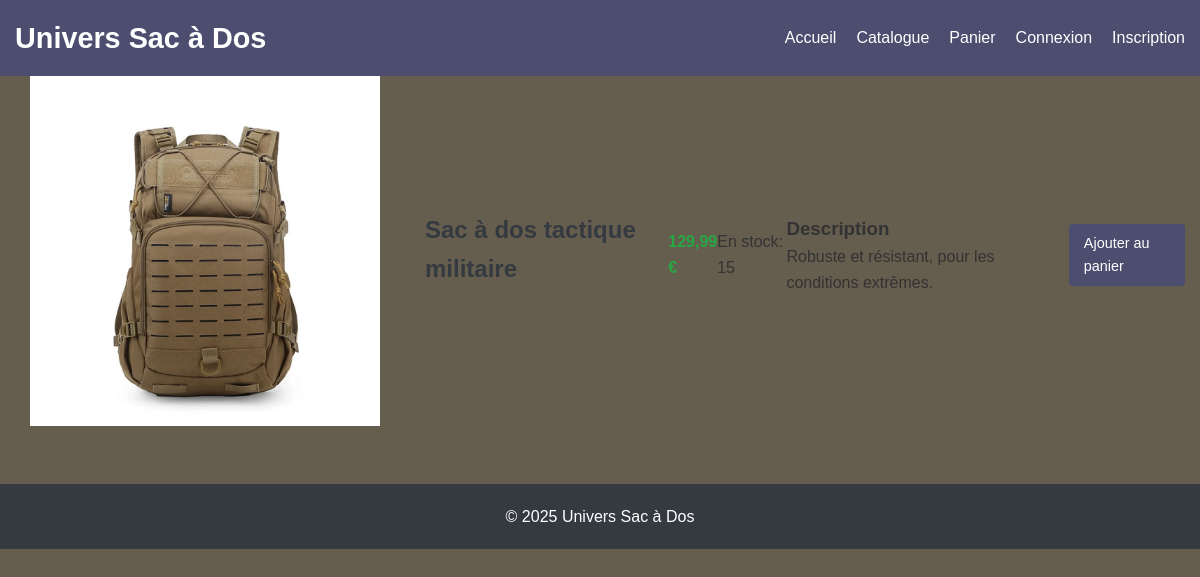
Page /product/3/ on the committed database.
### store/models.py (models this page shows, shortened)
class Product(models.Model):
    name = models.CharField(max_length=200)
    description = models.TextField()
    price = models.DecimalField(max_digits=10, decimal_places=2)
    category = models.ForeignKey(Category, on_delete=models.CASCADE)
    stock = models.PositiveIntegerField(default=0)
    image = models.ImageField(upload_to='products/', blank=True, null=True)
    created_at = models.DateTimeField(auto_now_add=True)

### store/views.py (the view)
# urls.py: path('product/<int:product_id>/', views.product_detail, name='product_detail'),
def product_detail(request, product_id):
    product = get_object_or_404(Product, id=product_id)
    return render(request, 'store/product_detail.html', {'product': product})

### store/templates/store/product_detail.html (shortened to what this page needs)
{% extends 'store/base.html' %}
{% block content %}
    <div class="product-detail">
        <div class="product-image">
            {% if product.image %}
                <img src="{{ product.image.url }}" alt="{{ product.name }}">
            {% else %}
                <div class="no-image">Pas d'image</div>
            {% endif %}
        </div>
        <div class="product-info">
            <h2>{{ product.name }}</h2>
            <p class="price">{{ product.price }} €</p>
            <p class="stock">
                {% if product.stock > 0 %}
                    En stock: {{ product.stock }}
                {% else %}
                    Rupture de stock
                {% endif %}
            </p>
            <div class="description">
                <h3>Description</h3>
                <p>{{ product.description }}</p>
            </div>
            {% if product.stock > 0 %}
                <a href="{% url 'add_to_cart' product.id %}" class="btn btn-primary">Ajouter au panier</a>
            {% else %}
                <button class="btn btn-disabled" disabled>Indisponible</button>
            {% endif %}
        </div>
    </div>
{% endblock %}

### static/css/style.css (style rules this page uses)
* { margin: 0; padding: 0; box-sizing: border-box; }
body { font-family: 'Gill Sans', 'Gill Sans MT', Calibri, 'Trebuchet MS', sans-serif; line-height: 1.6; color: #333; background-color: #655d4e; }
h2 { margin-bottom: 20px; color: #343a40; }
.price { font-weight: bold; color: #28a745; margin: 10px 0; }
.btn { display: inline-block; padding: 8px 15px; background-color: #454979c4; color: white; text-decoration: none; border-radius: 4px; font-size: 0.9rem; transition: background-color 0.3s; border: none; cursor: pointer; }
.product-detail { display: grid; grid-template-columns: 1fr 2fr; gap: 30px; }
.product-image img, .product-image .no-image { width: 100%; height: 350px; object-fit: contain; border-radius: 5px; }
.product-info h2 { margin-bottom: 10px; }
.description { margin: 20px 0; }
.product-info { display: flex; align-items: center; }

### rows in the picture
Product: image (picture), name "Sac à dos tactique militaire", price "129,99", stock "15", description "Robuste et résistant, pour les conditions extrêmes."
